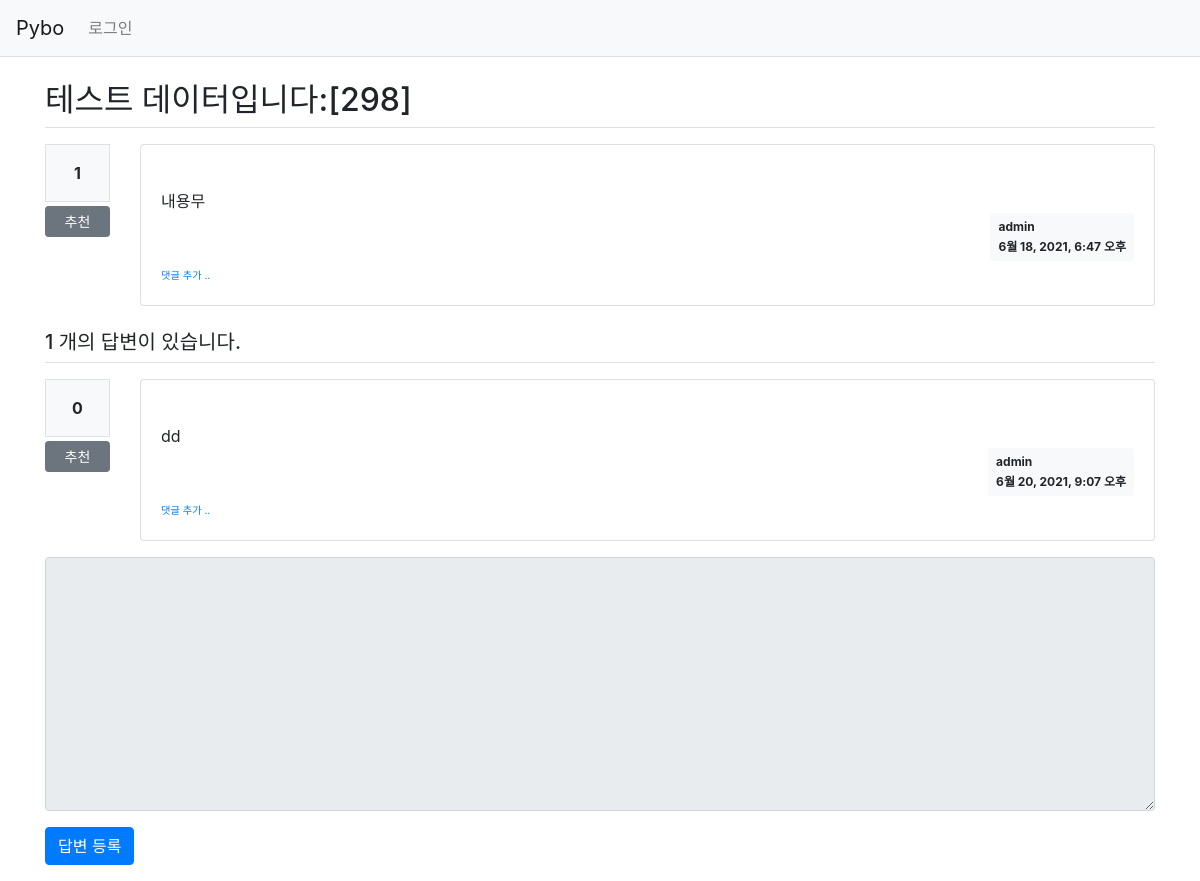
The page /pybo/303/ on the database its author committed.
### pybo/models.py (models this page shows, shortened)
class Question(models.Model):
    author = models.ForeignKey(User, on_delete=models.CASCADE, related_name='author_question')
    subject = models.CharField(max_length = 200)
    modify_date = models.DateTimeField(null=True, blank=True)
    content = models.TextField()
    create_date = models.DateTimeField()
    voter = models.ManyToManyField(User, related_name='voter_question')

class Answer(models.Model):
    author = models.ForeignKey(User, on_delete=models.CASCADE, related_name='author_answer')
    question = models.ForeignKey(Question, on_delete=models.CASCADE)
    modify_date = models.DateTimeField(null=True, blank=True)
    content = models.TextField()
    create_date = models.DateTimeField()
    voter = models.ManyToManyField(User, related_name='voter_answer')

### pybo/views/base_views.py (the view)
# urls.py: path('<int:question_id>/', base_views.detail, name='detail'),
def detail(request, question_id):
    question = get_object_or_404(Question, pk=question_id)
    context = {'question': question}
    return render(request, 'pybo/question_detail.html', context)

### templates/pybo/question_detail.html (shortened to what this page needs)
{% extends 'base.html' %}
{% block content %}
<div class="container my-3">
    <h2 class="border-bottom py-2"> {{ question.subject }} </h2>
    <div class="row my-3">
        <div class="col-1">
            <div class="bg-light text-center p-3 border font-weight-bolder mb-1">
                {{ question.voter.count }}
            </div>
            <a href="#" data-uri="{% url 'pybo:vote_question' question.id %}"
               class="recommend btn btn-sm btn-secondary btn-block my-1">추천</a>
        </div>
        <div class="col-11">
            <div class="card">
                <div class="card-body">
                    <div class="card-text" style="white-space: pre-line;">
                        {{ question.content }}
                    </div>
                    <div class="d-flex justify-content-end">
                        <div class="badge badge-light p-2 text-left">
                            <div class="mb-2">{{ question.author.username }}</div>
                            <div>{{question.create_date}}</div>
                        </div>
                    </div>
                    <div>
                        <a href="{% url 'pybo:comment_create_question' question.id %}" class="small">
                            <small>댓글 추가 ..</small>
                        </a>
                    </div>
                </div>
            </div>
        </div>
    </div>
    <h5 class="border-bottom my-3 py-2">
        {{question.answer_set.count}} 개의 답변이 있습니다.
    </h5>
    {% for answer in question.answer_set.all %}
    <div class="row my-3">
        <div class="col-1">
            <div class="bg-light text-center p-3 border font-weight-bolder mb-1">
                {{ answer.voter.count }}
            </div>
            <a href="#" data-uri="{% url 'pybo:vote_answer' answer.id %}"
               class="recommend btn btn-sm btn-secondary btn-block my-1">추천</a>
        </div>
        <div class="col-11">
            <div class="card">
                <div class="card-body">
                    <div class="card-text" style="white-space: pre-line;">
                        {{ answer.content }}
                    </div>
                    <div class="d-flex justify-content-end">
                        <div class="badge badge-light p-2 text-left">
                            <div class="mb-2">{{ answer.author.username }}</div>
                            <div>{{ answer.create_date }}</div>
                        </div>
                    </div>
                    <div>
                        <a href="{% url 'pybo:comment_create_answer' answer.id %}" class="small"><small>댓글 추가 ..</small></a>
                    </div>
                </div>
            </div>
        </div>
    </div>
    {% endfor %}
    <form action="{% url 'pybo:answer_create' question.id %}" method = "post" class="my-3">
        <div class="form-group">
            <textarea name="content" id="content"
                      {% if not user.is_authenticated %} disabled {% endif %}
                      class="form-control" rows="10"></textarea>
        </div>
        <input type="submit" value="답변 등록" class="btn btn-primary">
    </form>
</div>
{% endblock %}

### rows shown on the page
Question: subject "테스트 데이터입니다:[298]", voter.count "1", content "내용무", author.username "admin", create_date "6월 18, 2021, 6:47 오후", answer_set.count "1"
Answer: voter.count "0", content "dd", author.username "admin", create_date "6월 20, 2021, 9:07 오후"
